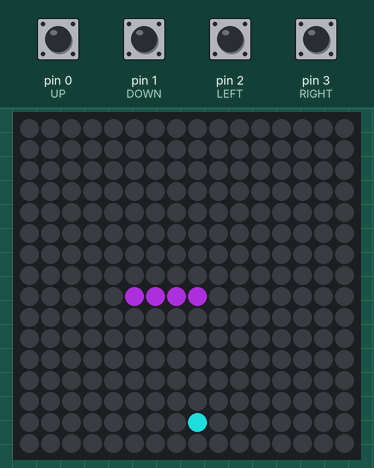
This sketch was run on a simulated Arduino Uno, built with avr-gcc and run on an emulated ATmega328P. Shown: 16×16 RGB LED matrix (first LED top left, wired row by row). The test bench sets the inputs (shaded band); at power-on: pin 0 (UP) HIGH, pin 1 (DOWN), pin 2 (LEFT), pin 3 (RIGHT) LOW. Dim RGB values are drawn brighter than linear; random numbers use the default seed unless the sketch sets one.

Above: at 3.2 s.
3.3 s: pin 0 (UP) pulled LOW for 1.2 s
At 3.68 s:
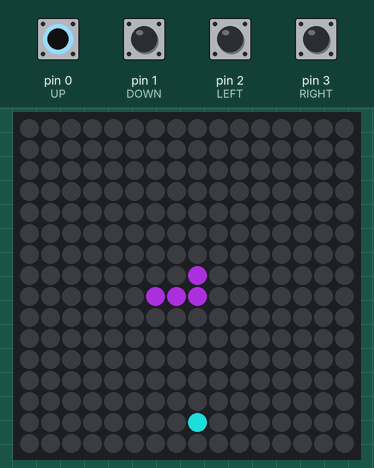
6.0 s: pin 1 (DOWN) pulled HIGH for 1.2 s
At 6.44 s:
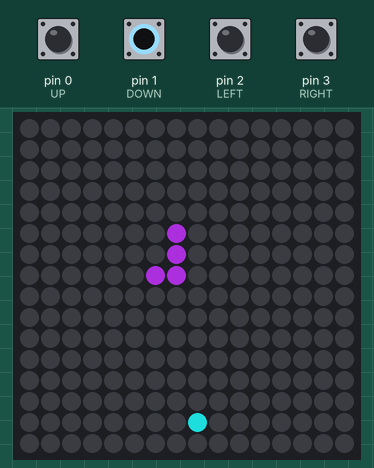
8.7 s: pin 1 (DOWN) pulled HIGH for 1.2 s
At 9.2 s:
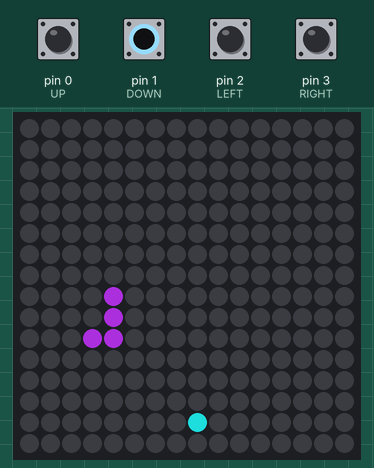
11.4 s: pin 2 (LEFT) pulled HIGH for 3.2 s
At 14.0 s:
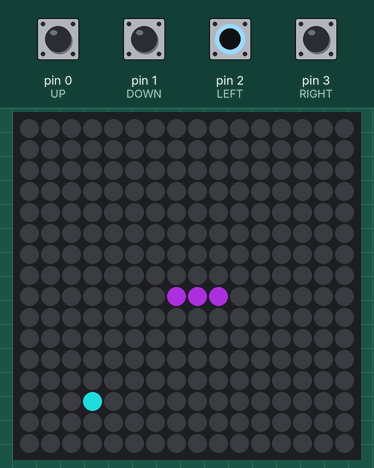
16.1 s: pin 0 (UP) pulled LOW for 3.2 s
At 19.2 s:
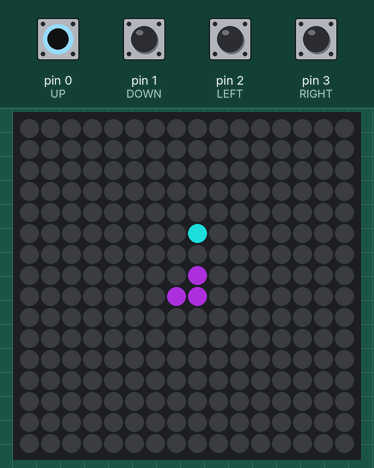
Timing chart, 0 to 20.7 s (numbered marks = the images above; inputs shaded):
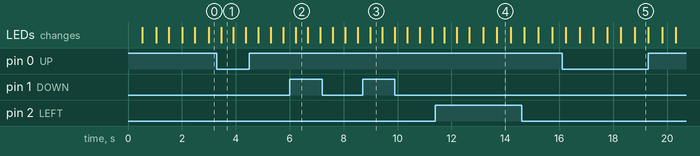

Measured:
- what the display in image 1 shows lasts 0.4 s, from 3.5 s to 3.9 s

The sketch:

sketch_jan28a.ino
```cpp
#include <Adafruit_NeoPixel.h>

#define PIN            11
#define WIDTH          16
#define HEIGHT         16
#define NUMPIXELS      (WIDTH * HEIGHT)
#define BRIGHTNESS     150

Adafruit_NeoPixel pixels(NUMPIXELS, PIN, NEO_GRB + NEO_KHZ800);

#define UP     0
#define DOWN   1
#define LEFT   2
#define RIGHT  3

struct Point {
  int x;
  int y;
};

Point snake[256];
int snake_length = 3; // Initial snake length
int snake_direction = RIGHT; // Initial direction
Point food;


void setup() {
  pixels.begin();
  pixels.setBrightness(BRIGHTNESS);
  pixels.show();
  snake[0].x = WIDTH / 2;
  snake[0].y = HEIGHT / 2;
  for (int i = 1; i < snake_length; i++) {
    snake[i].x = snake[0].x - i;
    snake[i].y = snake[0].y;
  }
  placeFood();
}

void placeFood() {
  while (true) {
    food.x = random(WIDTH);
    food.y = random(HEIGHT);
    bool isOnSnake = false;
    for (int i = 0; i < snake_length; i++) {
      if (snake[i].x == food.x && snake[i].y == food.y) {
        isOnSnake = true;
        break;
      }
    }
    if (!isOnSnake) {
      break;
    }
  }
}

void loop() {

  //changing snake's speed based on snake's length
  switch(snake_length) {
    case 3:
      delay(500);
      break;
    case 4:
      delay(450);
      break;
    case 5:
      delay(400);
      break;
    case 6:
      delay(350);
      break;
    case 7:
      delay(300);
      break;
  }

  if(snake_length > 7 && snake_length <= 10) {
    delay(250);
  }

  if(snake_length > 10) {
  delay(200);
  }

  if (digitalRead(UP) == LOW && snake_direction != 4) {
    snake_direction = 3;
  } else if (digitalRead(DOWN) == LOW && snake_direction != 3) {
    snake_direction = 4;
  } else if (digitalRead(LEFT) == LOW && snake_direction != 1) {
    snake_direction = 2;
  } else if (digitalRead(RIGHT) == LOW && snake_direction != 2) {
    snake_direction = 1;
  }

  //moving the snake's tail forward
    for (int i = snake_length - 1; i > 0; i--) {
      snake[i] = snake[i - 1];
    }

    // Advance the snake's head
    switch(snake_direction) {
      case 3:
        snake[0].y--;
        break;
      case 4:
        snake[0].y++;
        break;
      case 2:
        snake[0].x--;
        break;
      case 1:
        snake[0].x++;
        break;
    }

    // Wall failiure
    if (snake[0].x < 0 || snake[0].x >= WIDTH || snake[0].y < 0 || snake[0].y >= HEIGHT) {

      // Game Over: Restart the game by showing red flag
      pixels.clear();
      for (int i = 0; i < 256; i++) {
      pixels.setPixelColor(i, pixels.Color(225, 0, 0));
      }
      pixels.show();
      delay(500);
      snake_length = 3;
      snake[0].x = WIDTH / 2;
      snake[0].y = HEIGHT / 2;
      snake_direction = RIGHT;
      for (int i = 1; i < snake_length; i++) {
        snake[i].x = snake[0].x - i;
        snake[i].y = snake[0].y;
      }
      placeFood();
    }

    // snake failiure
    for (int i = 1; i < snake_length; i++) {
      if (snake[0].x == snake[i].x && snake[0].y == snake[i].y) {
        // Game Over: Restart the game by showing red flag
        pixels.clear();
        for (int i = 0; i < 256; i++) {
        pixels.setPixelColor(i, pixels.Color(225, 0, 0));
        }
        pixels.show();
        delay(500);

        snake_length = 4;
        snake[0].x = WIDTH / 2;
        snake[0].y = HEIGHT / 2;
        snake_direction = RIGHT;
        for (int i = 1; i < snake_length; i++) {
          snake[i].x = snake[0].x - i;
          snake[i].y = snake[0].y;
        }
        placeFood();
      }
    }

    //Eating food
    if (snake[0].x == food.x && snake[0].y == food.y) {
      placeFood();
      snake_length++;
      for (int i = snake_length - 1; i > 0; i--) {
      snake[i] = snake[i - 1];
    }
    }

    // updating
    pixels.clear();
    for (int i = 0; i < snake_length; i++) {
      pixels.setPixelColor(snake[i].y * WIDTH + snake[i].x, pixels.Color(200, 55, 255));
      }
    pixels.setPixelColor(food.y * WIDTH + food.x, pixels.Color(34, 255, 255));
    pixels.show();
  }
```
